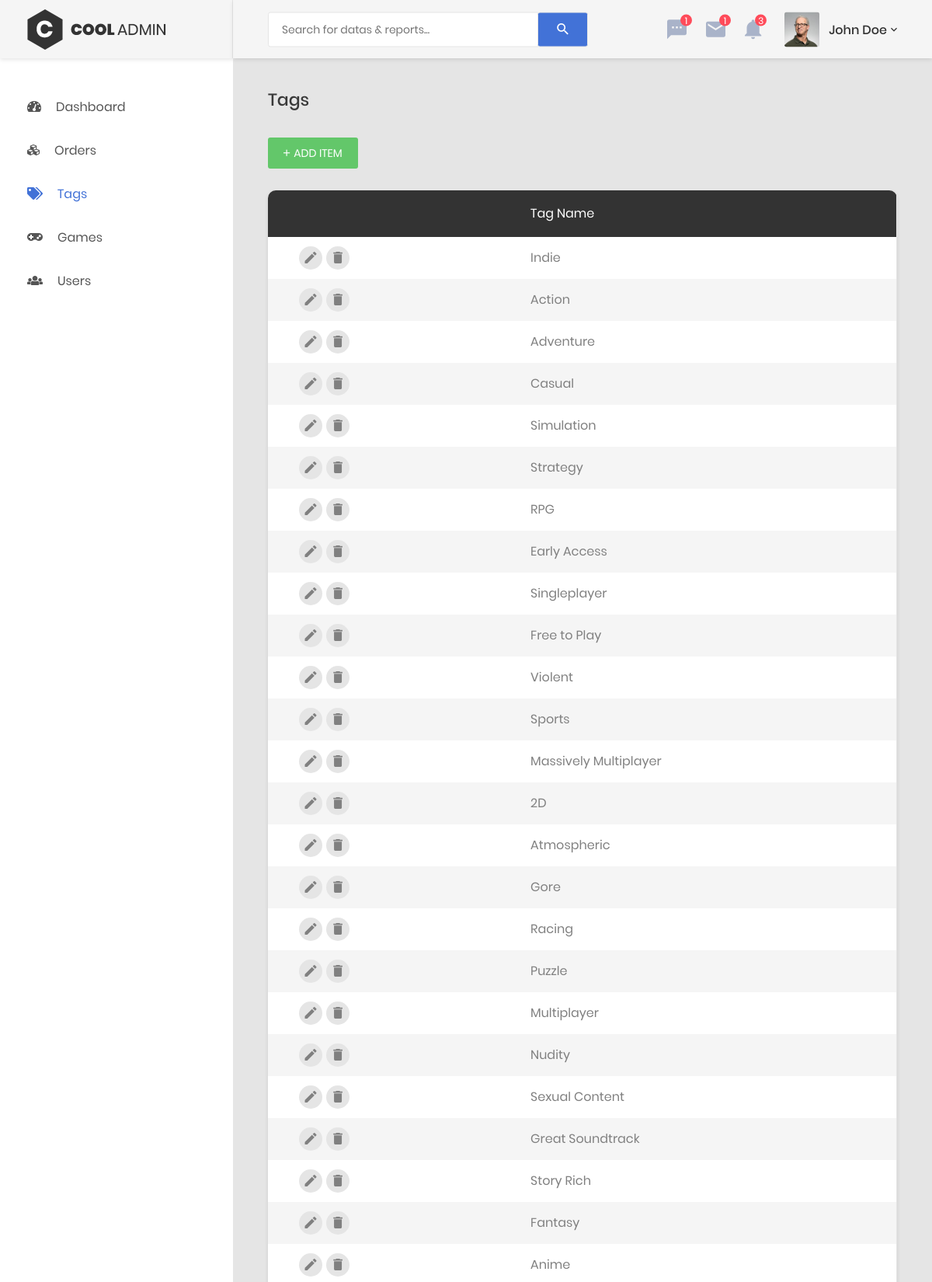
The page /admin.php?ctrl=tag (upper part) on the database its author committed.
### tables this page shows
CREATE TABLE IF NOT EXISTS `tags` (
  `id` int(11) NOT NULL AUTO_INCREMENT,
  `name` text,
  PRIMARY KEY (`id`)
);

### admin.php (called while the page is built)
<?php
$ctrl = "admin";
if(isset($_GET["ctrl"])){
    $ctrl = $_GET["ctrl"];
}
include_once "controllers/$ctrl.php";

### models/database.php (called while the page is built, shortened)
<?php
function getConnection(){
    $host= 'localhost';
    $dbname = 'web204_gamestore';
    $username = 'root';
    $password = '';
    $options = array(PDO::MYSQL_ATTR_INIT_COMMAND => "SET NAMES utf8",
    PDO::ATTR_ERRMODE => PDO::ERRMODE_EXCEPTION);
    $DBH = new PDO('mysql:host='.$host.';dbname='.$dbname,$username,$password,$options);
    return $DBH;
}
function query($sql){
    $connect = getConnection();
    $result = $connect->query($sql)->fetchAll();
    return $result;
}
?>

### models/tag.php (called while the page is built, shortened)
<?php
include_once("database.php");
function getAllTags(){
    $sql = "select * from tags";
    return query($sql);
}
?>

### views/admin/tag/tag.php (the view, shortened to what this page needs)
<div class="main-content">
    <div class="section__content section__content--p30">
        <div class="container-fluid">
            <div class="row">
                <div class="col-lg-12">
                    <h2 class="title-5 m-b-35">Tags</h2>
                    <div class="table-data__tool">
                        <div class="table-data__tool-left">
                            <a href="admin.php?ctrl=tag&act=add" class="au-btn au-btn-icon au-btn--green au-btn--small">
                                <i class="zmdi zmdi-plus"></i>add item
                            </a>
                        </div>
                    </div>
                    <div class="table-responsive table--no-card m-b-30">
                        <table class="table table-borderless table-striped table-earning">
                            <thead>
                                <tr>
                                    <th></th>
                                    <th>Tag Name</th>
                                </tr>
                            </thead>
                            <tbody>
                                <?php
                                    foreach($tags as $tag){
                                        echo '
                                        <tr>
                                            <td>
                                                <div class="table-data-feature">
                                                    <a href="admin.php?ctrl=tag&act=edit&id='.$tag['id'].'"  class="item" data-toggle="tooltip" data-placement="top" title="Edit">
                                                        <i class="zmdi zmdi-edit"></i>
                                                    </a>
                                                    <button onclick="deleteRow(\''.$tag['name'].'\','.$tag['id'].')" class="item" data-toggle="tooltip" data-placement="top" title="Delete">
                                                        <i class="zmdi zmdi-delete"></i>
                                                    </button>
                                                </div>
                                            </td>
                                            <td>'.$tag['name'].'</td>
                                        </tr>';
                                    }
                                ?>
                            </tbody>
                        </table>
                    </div>
                </div>
            </div>
        </div>
    </div>
</div>

### rows shown on the page
tags: name "Indie"
tags: name "Action"
tags: name "Adventure"
tags: name "Casual"
tags: name "Simulation"
tags: name "Strategy"
tags: name "RPG"
tags: name "Early Access"
tags: name "Singleplayer"
tags: name "Free to Play"
tags: name "Violent"
tags: name "Sports"
tags: name "Massively Multiplayer"
tags: name "2D"
tags: name "Atmospheric"
tags: name "Gore"
tags: name "Racing"
tags: name "Puzzle"
tags: name "Multiplayer"
tags: name "Nudity"
tags: name "Sexual Content"
tags: name "Great Soundtrack"
tags: name "Story Rich"
tags: name "Fantasy"
tags: name "Anime"
